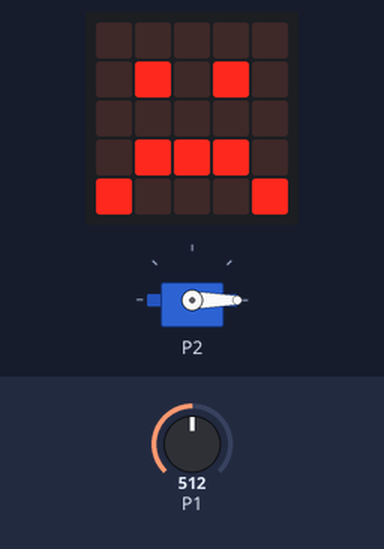
A program run on a simulated BBC micro:bit (MakeCode). Shown: servo, the board's 5×5 LED display. The test bench sets the inputs (shaded band); at power-on: P1 = 512 (analog values on the 0–1023 scale).

Above: at 1.2 s.
1.3 s: P1 set to 482
At 2.6 s:
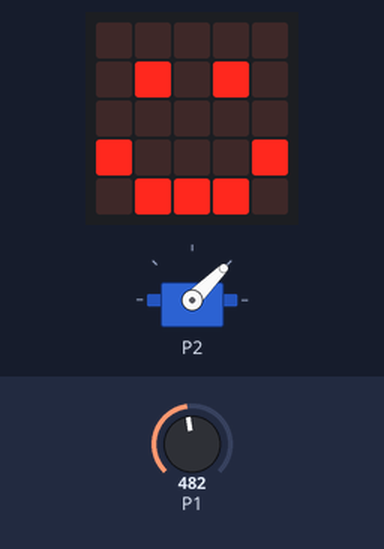
3.3 s: P1 set to 510
At 4.9 s:
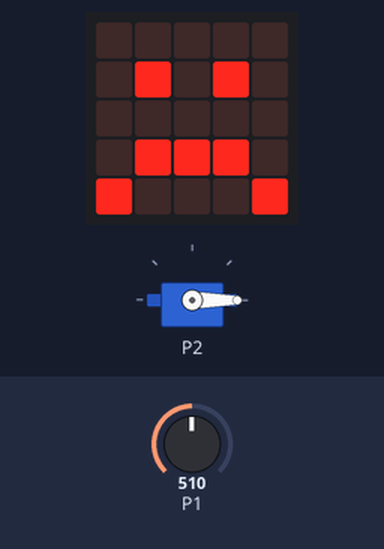
5.2 s: P1 set to 490
At 6.2 s:
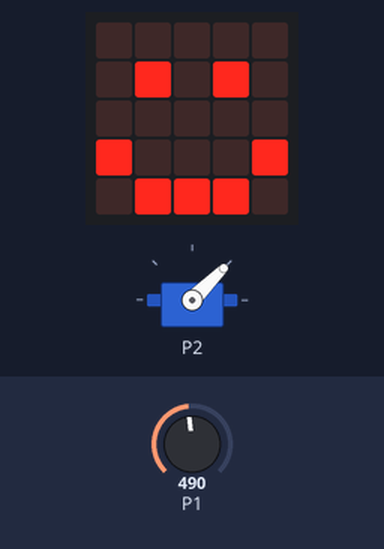
Timing chart, 0 to 8.2 s (numbered marks = the images above; inputs shaded):
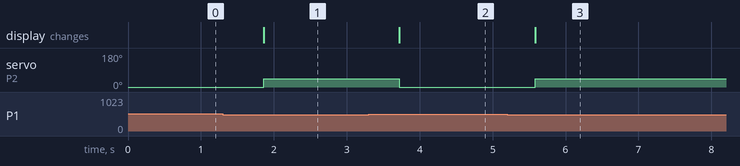

The program:

main.ts
```typescript
let 밝기 = 0
basic.forever(function () {
    밝기 = pins.analogReadPin(AnalogPin.P1)
    if (밝기 < 500) {
        pins.servoWritePin(AnalogPin.P2, 45)
        basic.showIcon(IconNames.Happy)
    } else {
        pins.servoWritePin(AnalogPin.P2, 0)
        basic.showIcon(IconNames.Sad)
    }
})
```

test.ts
```typescript
// 테스트는 여기로 이동합니다; 이 패키지가 확장으로 사용될 때 컴파일되지 않을 것 입니다.
```

Measured:
- the behaviour switches between 500 and 499 on P1 (found by bisection; images 0 and 1)
- after the input at 1.3 s, servo on P2: 0° → 45° after 0.56 s; the display: changes after 0.56 s (image 1)
- after the input at 3.3 s, servo on P2: 45° → 0° after 0.42 s; the display: changes after 0.42 s (image 2)
- after the input at 5.2 s, servo on P2: 0° → 45° after 0.38 s; the display: changes after 0.38 s (image 3)
